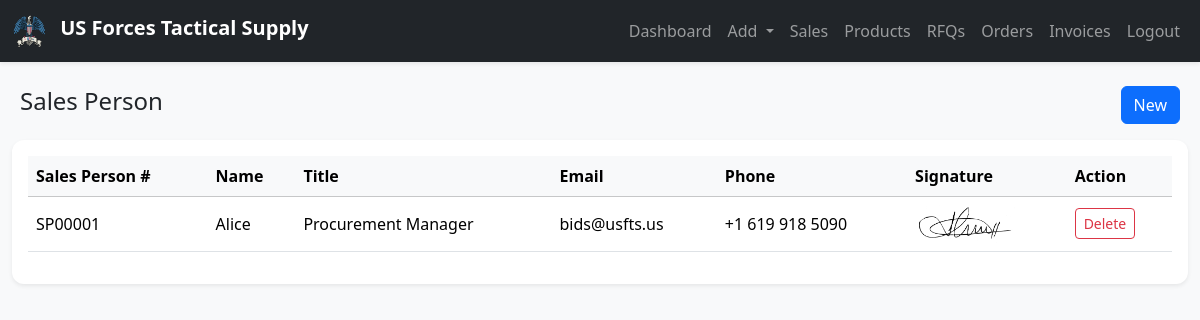
The page /modules/salesPerson.php (signed in) on the database its author committed.
### tables this page shows
CREATE TABLE `salesperson` (
  `id` int(11) NOT NULL,
  `code` varchar(20) DEFAULT NULL,
  `name` varchar(100) NOT NULL,
  `title` varchar(100) DEFAULT NULL,
  `email` varchar(100) DEFAULT NULL,
  `phone` varchar(50) DEFAULT NULL,
  `signature` varchar(255) DEFAULT NULL,
  `created_at` timestamp NOT NULL DEFAULT current_timestamp()
);

### modules/salesPerson.php (the view, shortened to what this page needs)
<?php
include("../includes/auth.php");
include("../templates/header.php");
include("../templates/navbar.php");
$result = mysqli_query($conn, "SELECT * FROM salesperson ORDER BY id DESC");
?>
<div class="container-fluid mt-4">
    <div class="d-flex justify-content-between align-items-center mb-3 px-2">
        <h4>Sales Person</h4>
        <div>
            <button class="btn btn-primary" data-bs-toggle="modal" data-bs-target="#newSalesPersonModal">New</button>
        </div>
    </div>
    <div class="card shadow-sm border-0">
        <div class="card-body">
            <div class="table-responsive">
                <table class="table table-hover align-middle">
                    <thead class="table-light">
                        <tr>
                            <th>Sales Person #</th>
                            <th>Name</th>
                            <th>Title</th>
                            <th>Email</th>
                            <th>Phone</th>
                            <th>Signature</th>
                            <th>Action</th>
                        </tr>
                    </thead>
                    <tbody>
                        <?php while ($sp = mysqli_fetch_assoc($result)) { ?>
                            <tr>
                                <td><?= $sp['code'] ?></td>
                                <td><?= htmlspecialchars($sp['name']) ?></td>
                                <td><?= htmlspecialchars($sp['title']) ?></td>
                                <td><?= htmlspecialchars($sp['email']) ?></td>
                                <td><?= htmlspecialchars($sp['phone']) ?></td>
                                <td>
                                    <?php if (!empty($sp['signature'])) { ?>
                                        <img src="../<?= htmlspecialchars($sp['signature']) ?>" width="100px" alt="Signature">
                                    <?php } else { ?>
                                        <span class="text-muted">No Signature</span>
                                    <?php } ?>
                                </td>
                                <td>
                                    <a href="?delete=<?= $sp['id'] ?>" class="btn btn-sm btn-outline-danger"
                                        onclick="return confirm('Delete this Sales Person?');">
                                        Delete
                                    </a>
                                </td>
                            </tr>
                        <?php } ?>
                    </tbody>
                </table>
            </div>
        </div>
    </div>
</div>
<?php include("../templates/footer.php"); ?>

### assets/style.css (style rules this page uses)
body { font-family: 'Segoe UI', Tahoma, sans-serif; }
.card { border-radius: 12px; }

### rows shown on the page
salesperson: code "SP00001", name "Alice", title "Procurement Manager", email "bids@usfts.us", phone "+1 619 918 5090", signature (picture)
